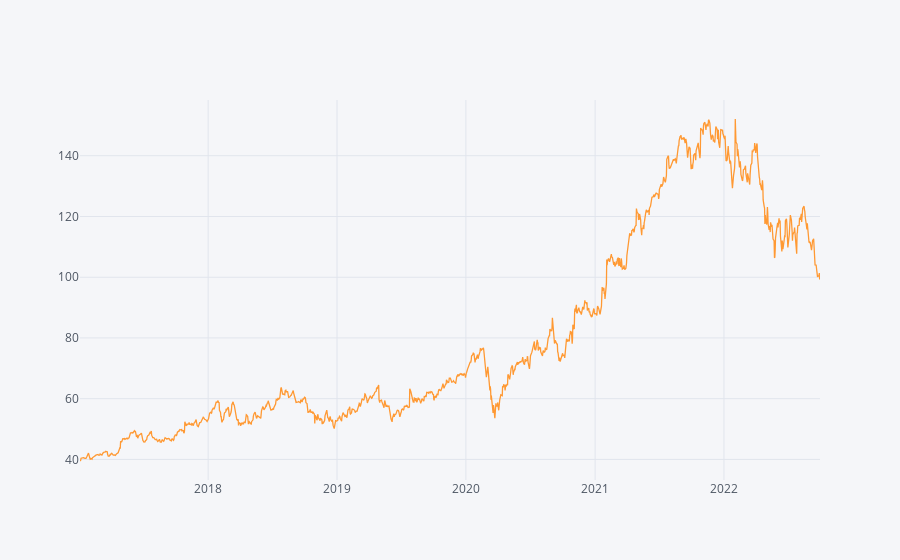

Notebook source saved alongside this figure:
### Markdown cell above
Для разнообразоя в этом датасете для анализа возьмем колонку High. Тем более мы понимаем, что это значение чуть другой природы и по другому ведет себя во времени.

### Code cell
Google_df.High.iplot()

### Figure 1 — Plotly figure (JSON) as saved in the notebook; plotly's stock layout.template omitted (floating-point values rounded to 4 significant figures; data arrays with more than 128 entries replaced by an {"elided": "..."} marker saying what was removed)
{"data": [{"line": {"color": "rgba(255, 153, 51, 1.0)", "dash": "solid", "shape": "linear", "width": 1.3}, "mode": "lines", "name": "High", "text": "", "type": "scatter", "x": {"elided": "1447 str values"}, "y": {"elided": "1447 float values"}}], "layout": {"legend": {"bgcolor": "#F5F6F9", "font": {"color": "#4D5663"}}, "paper_bgcolor": "#F5F6F9", "plot_bgcolor": "#F5F6F9", "title": {"font": {"color": "#4D5663"}}, "xaxis": {"gridcolor": "#E1E5ED", "showgrid": true, "tickfont": {"color": "#4D5663"}, "title": {"font": {"color": "#4D5663"}, "text": ""}, "zerolinecolor": "#E1E5ED"}, "yaxis": {"gridcolor": "#E1E5ED", "showgrid": true, "tickfont": {"color": "#4D5663"}, "title": {"font": {"color": "#4D5663"}, "text": ""}, "zerolinecolor": "#E1E5ED"}}}
